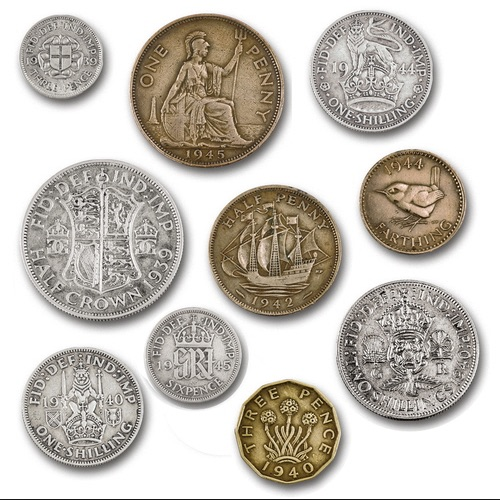
//> input picture #2. Counting Coins/resources/coins0.jpg, 500 x 500 px; the run also reads 1 picture not shown here
$ ./Assignment2_-_201721052_송재한   (built with g++ and OpenCV 4)
//> lines starting //> are read from the running program, lines starting //| are printed output that depends on the picture
// Since 2021-11-05
// Computer Vision
// #2. Counting Coins for assignment
// 201721052 송재한

#include <opencv2/core.hpp>
#include <opencv2/highgui.hpp>
#include <opencv2/imgproc.hpp>
//opencv include

#include <iostream>
//standard include

/*
#define canny_up 125
#define canny_down 80
#define gaussian 15
*/
#define bilateral 105
#define hough_min 62
//threshold boundary

using namespace cv;
using namespace std;
//using namespace


int main()
{
    vector<Mat> coin_image(6);
    coin_image[0] = imread("./resource/assignment2/coins0.jpg", 0);
//> coin_image[0]: 500 rows x 500 cols, CV_8UC1; min 0, max 255, mean 192.6
    coin_image[1] = imread("./resource/assignment2/coins1.jpg", 0);
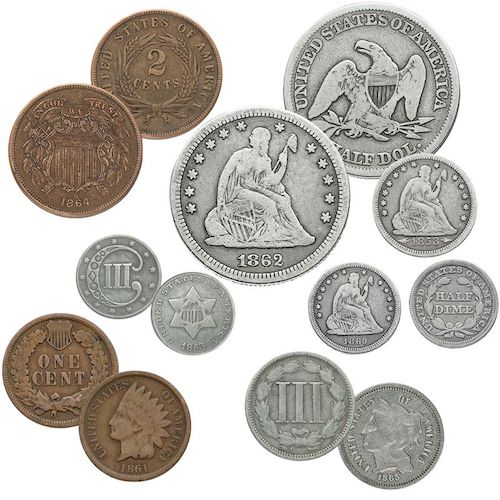
//> input picture #2. Counting Coins/resources/coins1.jpg, 500 x 500 px
//> coin_image[1]: 500 rows x 500 cols, CV_8UC1; min 0, max 255, mean 188.2
    coin_image[2] = imread("./resource/assignment2/coins2.jpg", 0);
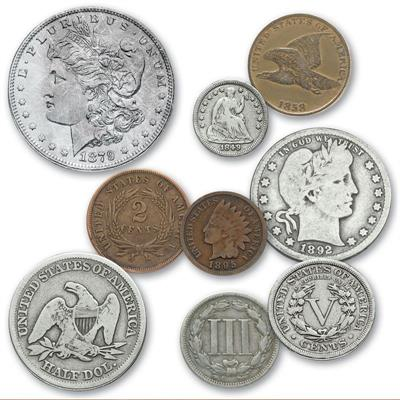
//> input picture #2. Counting Coins/resources/coins2.jpg, 400 x 400 px
//> coin_image[2]: 400 rows x 400 cols, CV_8UC1; min 0, max 255, mean 190.7
    coin_image[3] = imread("./resource/assignment2/coins3.jpg", 0);
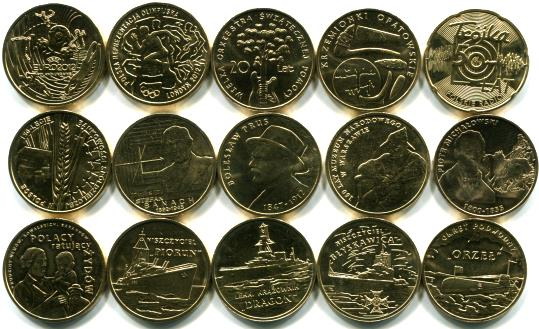
//> input picture #2. Counting Coins/resources/coins3.jpg, 539 x 329 px
//> coin_image[3]: 329 rows x 539 cols, CV_8UC1; min 0, max 255, mean 110.3
    coin_image[4] = imread("./resource/assignment2/coins4.jpg", 0);
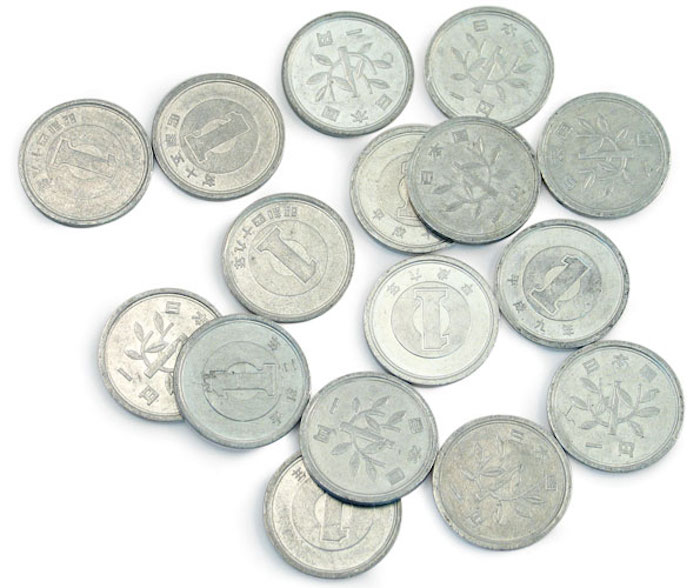
//> input picture #2. Counting Coins/resources/coins4.jpg, 700 x 588 px
//> coin_image[4]: 588 rows x 700 cols, CV_8UC1; min 0, max 255, mean 222.4
    coin_image[5] = imread("./resource/assignment2/coins5.jpg", 0);
//> coin_image[5]: 391 rows x 391 cols, CV_8UC1; min 17, max 255, mean 194.1
    // Image Loading

    Mat find_edge;
    // find edge variable

    vector<Vec3f> Drawing;
    // for drawing variable

    vector<int> answer = { 10, 13, 9, 15, 16, 8 };
    // actual number of circles

    int count = 0;
    // for counting variable

    for (int i = count; i < coin_image.size(); i++) {

        bilateralFilter(coin_image[i], find_edge, 11, bilateral, bilateral);
        medianBlur(find_edge, find_edge, 5);
        // apply to blur (using medianblur, bilateralfilter)

        /*
        Canny(find_edge, find_edge, canny_down, canny_up);
        GaussianBlur(find_edge, find_edge, Size(gaussian, gaussian), 2);
        */

       // didn't use Canny and Gaussian (for Accuracy)

        HoughCircles(find_edge, Drawing, HOUGH_GRADIENT, 1, 80, 75, hough_min, 0, 0);
        // apply to Hough Circle Transform

        cout << "number of circles in coins" << i << ".jpg : " << Drawing.size() << endl;
        // print number of circles

         for (int j = 0; j < Drawing.size(); j++)
            {
                Vec<int, 3> info = Drawing[j];
                // input the information about circle
                Point center(info[0], info[1]);
                // input center of circle coordinate
                int radius = info[2];
                // input radius of circle

              circle(coin_image[i], center, radius, Scalar::all(0), 8);
              //Draw boundary of circle using center and radius
              circle(coin_image[i], center, 3, Scalar::all(0), 10);
              //Draw point of center
            }
         // Drawing the Circles
    }
//> this loop made 6 passes
//| number of circles in coins0.jpg : 10
//| number of circles in coins1.jpg : 13
//| number of circles in coins2.jpg : 9
//| number of circles in coins3.jpg : 15
//| number of circles in coins4.jpg : 13
//| number of circles in coins5.jpg : 6
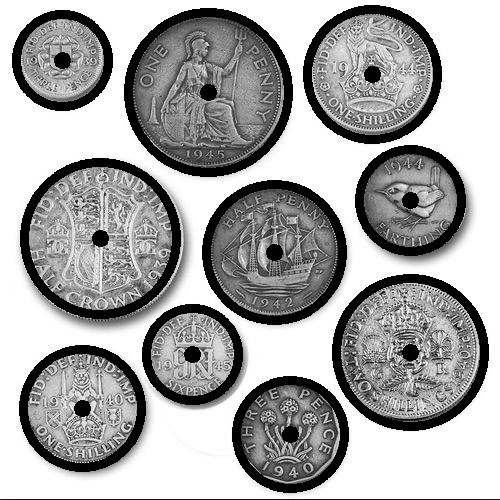
//> coin_image[0]: 500 rows x 500 cols, CV_8UC1; min 0, max 255, mean 166.2
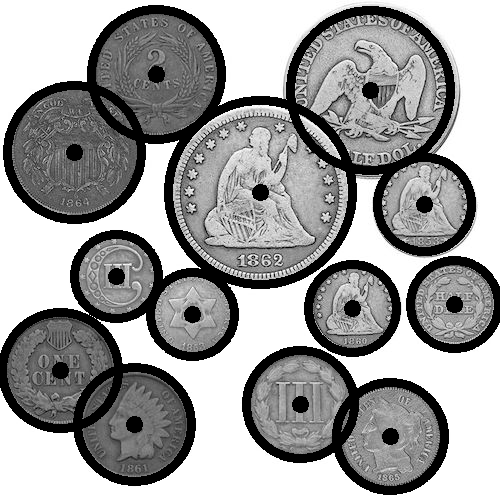
//> coin_image[1]: 500 rows x 500 cols, CV_8UC1; min 0, max 255, mean 157.1
//> coin_image[2]: 400 rows x 400 cols, CV_8UC1; min 0, max 255, mean 158.7
//> coin_image[4]: 588 rows x 700 cols, CV_8UC1; min 0, max 255, mean 198.7
//> coin_image[5]: 391 rows x 391 cols, CV_8UC1; min 0, max 255, mean 172.4
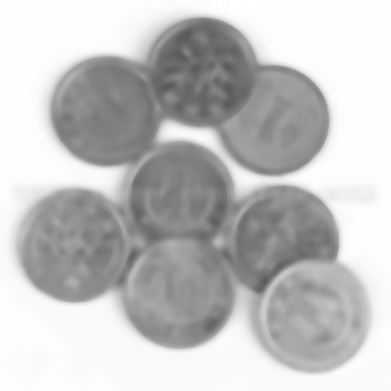
//> find_edge: 391 rows x 391 cols, CV_8UC1; min 89, max 255, mean 194.1
//> after the loop, Drawing = 6 items: [273.5, 120.5, 55], [201.5, 72.5, 55.9], [177.5, 289.5, 58.5], [74.5, 245.5, 56.8], [310.5, 312.5, 59.6], [178.5, 196.5, 56.1]

    cout << "-------------------------------------" << endl;
    // use the line for divide

    for (const auto& n : coin_image) {
        imshow("result_image" + to_string(count), n);
        cout << "actual number of circles in coin" << count << ".jpg is : " << answer[count] << endl;
        count++;
    }
//> after the loop, count = 6
    // print actual number of circles and show images
    waitKey();

    return 0;
}
